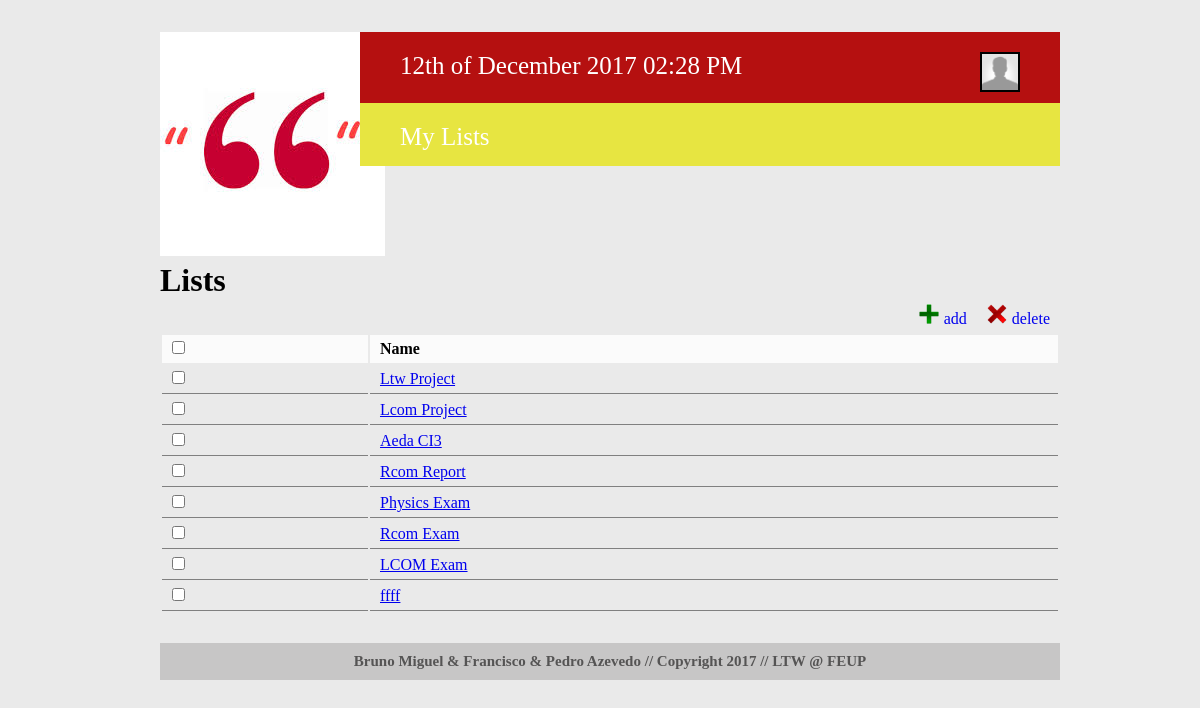
The app's page /todolists.php?id=3 (signed in), older data.
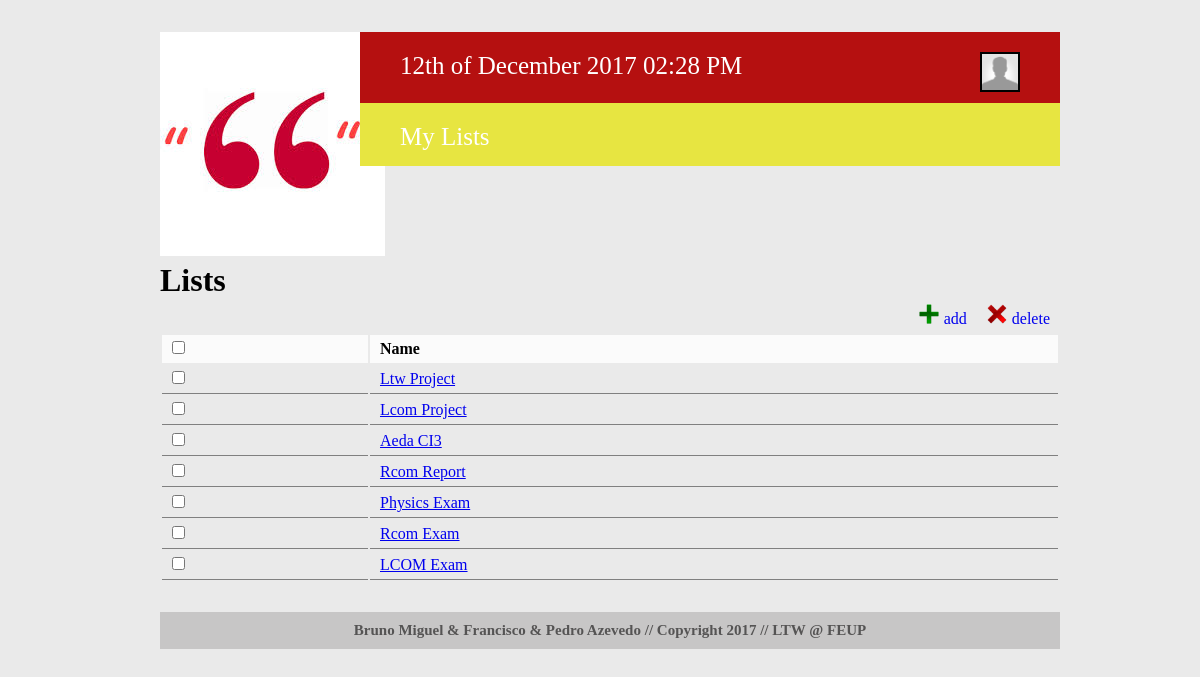
The same page, newer data.
### tables this page shows
CREATE TABLE lists (
	list_id		INTEGER PRIMARY KEY AUTOINCREMENT,
	list_name	VARCHAR(30) NOT NULL,
	user_id		INTEGER REFERENCES users NOT NULL
);

### database/db.php (called while the page is built, shortened)
<?php
    class Database {
        private $database;
        public function __construct($sqlite_file_path) {
            try {
                $this->base_path = $_SERVER['SERVER_NAME'] . $_SERVER['PHP_SELF'];
                $this->database = new PDO('sqlite:' . $sqlite_file_path);
                $this->database->setAttribute(PDO::ATTR_ERRMODE, PDO::ERRMODE_EXCEPTION);
            }
            catch (PDOException $e) {
                echo 'Connection to database failed: ' . $e->getMessage();
            }
        }
        public function getListsFromUserId($user_id)
        {
            $statement = $this->database->prepare('SELECT * FROM lists WHERE user_id= ?');
            $statement->execute(array($user_id));
            return $statement->fetchAll();
        }
    }
?>

### templates/html_lists.php (the view)
<?php
include_once('./database/db.php');
$db = new Database('./database/helpo.db');
$todolists = $db->getListsFromUserId($_GET['id']);
?>
<form>
  <table class="list listslist" id="<? echo $todolist_section; ?>table">
    <tr>
      <td><input class="checkboxcontrol" type="checkbox"/></td>
      <td>Name</td>
    </tr><?
    foreach ($todolists as $todolist) {
      echo '<tr>';
      echo '<td><input id="' . $todolist['list_id'] . '" type="checkbox"/></td>';
      echo '<td><a id="' . $todolist['list_name'] . '"href="tasks.php?id=' . $todolist['list_id'] . '">' . $todolist['list_name'] . '</a></td>';
      echo '</tr>';
    }
?></table>
</form>

Row changes from the older to the newer data that the page shows:
removed lists: list_name "ffff"
